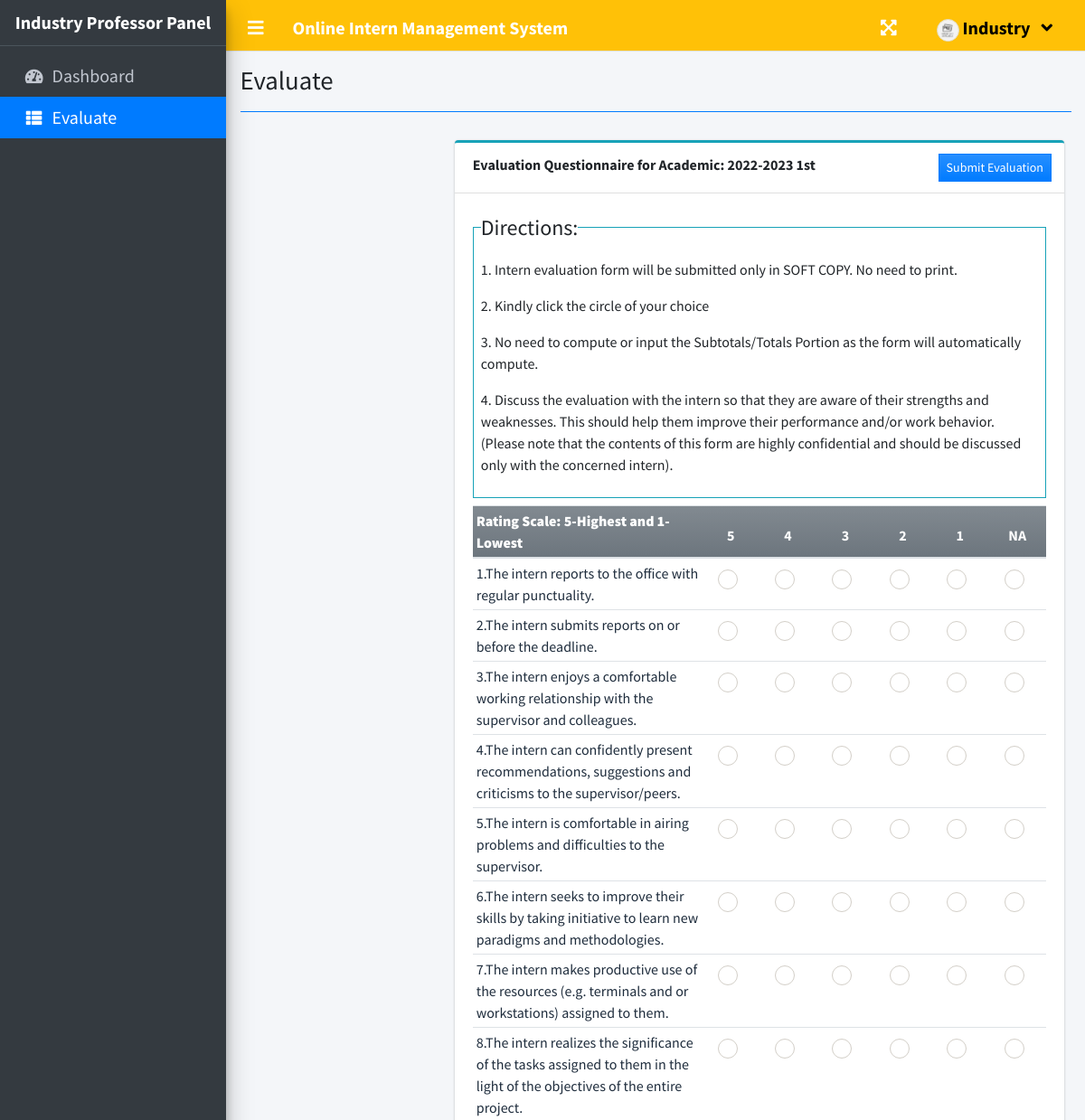
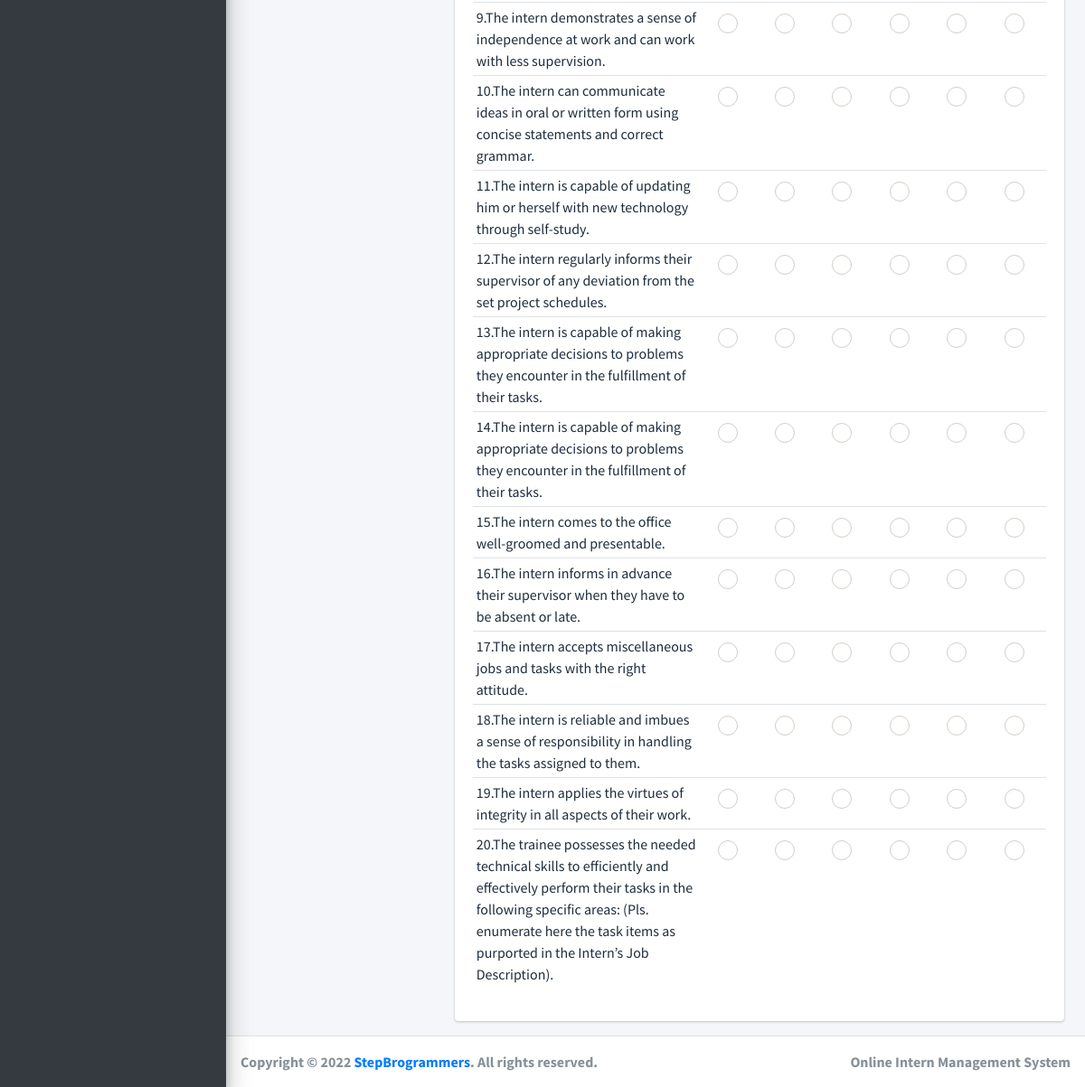
Page /index.php?page=evaluate (signed in) on the committed database (2 pictures, top to bottom).
### tables this page shows
CREATE TABLE `criteria_list` (
  `id` int(11) NOT NULL,
  `criteria` text NOT NULL,
  `order_by` int(30) NOT NULL
);

CREATE TABLE `question_list` (
  `id` int(11) NOT NULL,
  `academic_id` int(30) NOT NULL,
  `question` text NOT NULL,
  `order_by` int(30) NOT NULL,
  `criteria_id` int(30) NOT NULL
);

### industry_professor/evaluate.php (the view, shortened to what this page needs)
<?php
function ordinal_suffix($num){
    $num = $num % 100;
    if($num < 11 || $num > 13){
         switch($num % 10){
            case 1: return $num.'st';
        }
    }
    return $num.'th';
}
?>
<div class="col-lg-12">
	<div class="row">
		<div class="col-md-3">
		</div>
		<div class="col-md-9">
			<div class="card card-outline card-info">
				<div class="card-header">
					<b>Evaluation Questionnaire for Academic: <?php echo $_SESSION['academic']['year'].' '.(ordinal_suffix($_SESSION['academic']['semester'])) ?> </b>
					<div class="card-tools">
						<button class="btn btn-sm btn-flat btn-primary bg-gradient-primary mx-1" form="manage-evaluation">Submit Evaluation</button>
					</div>
				</div>
				<div class="card-body">
				<fieldset class="border border-info p-2 w-100">
					<legend  class="w-auto">Directions:</legend>
					<p> 1. Intern evaluation form will be submitted only in SOFT COPY. No need to print. </p>
					<p> 2. Kindly click the circle of your choice</p>
					<p> 3. No need to compute or input  the Subtotals/Totals Portion as the form will automatically compute.</p>
					<p> 4. Discuss the evaluation with the intern so that they are aware of their strengths and weaknesses. This should help them improve
						their performance and/or work behavior. (Please note that the contents of this form are highly confidential and should be discussed
						only with the concerned intern).</p>
					</fieldset>
					<form id="manage-evaluation">
					<?php
						$criteria = $conn->query("SELECT * FROM criteria_list where id in (SELECT criteria_id FROM question_list where academic_id = {$_SESSION['academic']['id']} ) order by abs(order_by) asc ");
						while($crow = $criteria->fetch_assoc()):
					?>
					<table class="table table-condensed">
						<thead>
							<tr class="bg-gradient-secondary">
								<th class=" p-1"><b><?php echo $crow['criteria'] ?></b></th>
								<th class="text-center">5</th>
								<th class="text-center">4</th>
								<th class="text-center">3</th>
								<th class="text-center">2</th>
								<th class="text-center">1</th>
								<th class="text-center">NA</th>
							</tr>
						</thead>
						<tbody class="tr-sortable">
							<?php
							$questions = $conn->query("SELECT * FROM question_list where criteria_id = {$crow['id']} and academic_id = {$_SESSION['academic']['id']} order by abs(order_by) asc ");
							while($row=$questions->fetch_assoc()):
							?>
							<tr class="bg-white">
								<td class="p-1" width="40%">
									<?php echo $row['question'] ?>
								</td>
								<?php for($c=1;$c<=6;$c++): ?>
								<td class="text-center">
									<div class="icheck-success d-inline">
				                        <label for="qradio<?php echo $row['id'].'_'.$c ?>">
				                        </label>
			                      </div>
								</td>
								<?php endfor; ?>
							</tr>
							<?php endwhile; ?>
						</tbody>
					</table>
					<?php endwhile; ?>
			</div>
		</div>
	</div>
</div>

### index.php (shortened to what this page needs)
<!DOCTYPE html>
<html lang="en">
<?php
	include 'header.php'
?>
<body class="hold-transition sidebar-mini layout-fixed layout-navbar-fixed layout-footer-fixed">
<div class="wrapper">
  <?php include 'topbar.php' ?>
  <?php include $_SESSION['login_view_folder'].'sidebar.php' ?>
  <div class="content-wrapper">
    <div class="content-header">
      <div class="container-fluid">
        <div class="row mb-2">
          <div class="col-sm-6">
            <h1 class="m-0"><?php echo $title ?></h1>
          </div>
        </div>
            <hr class="border-primary">
      </div>
    </div>
    <section class="content">
      <div class="container-fluid">
         <?php
            $page = isset($_GET['page']) ? $_GET['page'] : 'home';
            if(!file_exists($_SESSION['login_view_folder'].$page.".php")){
                include '404.html';
            }else{
            include $_SESSION['login_view_folder'].$page.'.php';
            }
          ?>
      </div>
    </section>
  </div>
  <footer class="main-footer navbar">
    <strong>Copyright &copy; 2022 <a href="">StepBrogrammers</a>. All rights reserved.</strong>
    <div class="float-right d-none d-sm-inline-block">
      <b><?php echo $_SESSION['system']['name'] ?></b>
    </div>
  </footer>
</div>
</body>
</html>

### header.php (shortened to what this page needs)
<head>
  <?php
  $title = isset($_GET['page']) ? ucwords(str_replace("_", ' ', $_GET['page'])) : "Home";
  ?>
  <link rel="stylesheet" href="assets/plugins/fontawesome-free/css/all.min.css">
  <link rel="stylesheet" href="https://code.ionicframework.com/ionicons/2.0.1/css/ionicons.min.css">
  <link rel="stylesheet" href="assets/plugins/overlayScrollbars/css/OverlayScrollbars.min.css">
  <link rel="stylesheet" href="assets/plugins/datatables-bs4/css/dataTables.bootstrap4.min.css">
  <link rel="stylesheet" href="assets/plugins/datatables-responsive/css/responsive.bootstrap4.min.css">
  <link rel="stylesheet" href="assets/plugins/datatables-buttons/css/buttons.bootstrap4.min.css">
  <link rel="stylesheet" href="assets/plugins/select2/css/select2.min.css">
  <link rel="stylesheet" href="assets/plugins/select2-bootstrap4-theme/select2-bootstrap4.min.css">
  <link rel="stylesheet" href="assets/plugins/sweetalert2-theme-bootstrap-4/bootstrap-4.min.css">
  <link rel="stylesheet" href="assets/plugins/jquery-ui/jquery-ui.min.css">
  <link rel="stylesheet" href="assets/plugins/toastr/toastr.min.css">
  <link rel="stylesheet" href="assets/plugins/dropzone/min/dropzone.min.css">
  <link rel="stylesheet" href="assets/dist/css/jquery.datetimepicker.min.css">
  <link rel="stylesheet" href="assets/plugins/icheck-bootstrap/icheck-bootstrap.min.css">
  <link rel="stylesheet" href="assets/plugins/bootstrap4-toggle/css/bootstrap4-toggle.min.css">
  <link rel="stylesheet" href="assets/dist/css/adminlte.min.css">
  <link rel="stylesheet" href="assets/dist/css/styles.css">
  <link rel="stylesheet" href="assets/plugins/summernote/summernote-bs4.min.css">
</head>

### topbar.php (shortened to what this page needs)
  <nav class="main-header navbar navbar-expand navbar-dark navbar-yellow">
    <ul class="navbar-nav">
      <?php if(isset($_SESSION['login_id'])): ?>
      <li class="nav-item">
        <a class="nav-link" data-widget="pushmenu" href="" role="button" style="color:white"><i class="fas fa-bars"></i></a>
      </li>
    <?php endif; ?>
      <li>
        <a class="nav-link text-dark"  href="./" role="button"> <large><b style="color:white"><?php echo $_SESSION['system']['name'] ?></b></large></a>
      </li>
    </ul>
    <ul class="navbar-nav ml-auto">
    <html>
<head>
      <li class="nav-item">
        <a class="nav-link" data-widget="fullscreen" href="#" role="button" style="color:white">
          <i class="fas fa-expand-arrows-alt"></i>
        </a>
      </li>
     <li class="nav-item dropdown">
            <a class="nav-link"  data-toggle="dropdown" aria-expanded="true" href="javascript:void(0)">
              <span>
                <div class="d-felx badge-pill">
                  <span class=""><img src="assets/uploads/<?php echo $_SESSION['login_avatar'] ?>" alt="" class="user-img border "></span>
                  <span><b style="color:black"><?php echo ucwords($_SESSION['login_firstname']) ?></b></span>
                  <span class="fa fa-angle-down ml-2" style="color:black"></span>
                </div>
              </span>
            </a>
      </li>
    </ul>
  </nav>

### industry_professor/sidebar.php (shortened to what this page needs)
<aside class="main-sidebar sidebar-dark-primary elevation-4">
  <div class="dropdown">
 	<a href="./" class="brand-link">
      <h5 class="text-center p-0 m-0"><b>Industry Professor Panel</b></h5>
  </a>
  </div>
  <div class="sidebar ">
    <nav class="mt-2">
      <ul class="nav nav-pills nav-sidebar flex-column nav-flat" data-widget="treeview" role="menu" data-accordion="false">
       <li class="nav-item dropdown">
          <a href="./" class="nav-link nav-home">
            <i class="nav-icon fas fa-tachometer-alt"></i>
            <p>
              Dashboard
            </p>
          </a>
        </li>
        <li class="nav-item dropdown">
          <a href="./index.php?page=evaluate" class="nav-link nav-evaluate">
            <i class="nav-icon fas fa-th-list"></i>
            <p>
              Evaluate
            </p>
          </a>
        </li>
      </ul>
    </nav>
  </div>
</aside>

### topbar.php (style rules this page uses)
.user-img { border-radius: 50%; height: 25px; width: 25px; object-fit: cover; }
.nav-link { font-size: 20px; }

### rows in the picture
criteria_list: criteria "Rating Scale: 5-Highest and 1-Lowest"
question_list: question "1.The intern reports to the office with regular punctuality."
question_list: question "2.The intern submits reports on or before the deadline."
question_list: question "3.The intern enjoys a comfortable working relationship with the supervisor and colleagues."
question_list: question "4.The intern can confidently present recommendations, suggestions and criticisms to the supervisor/peers."
question_list: question "5.The intern is comfortable in airing problems and difficulties to the supervisor."
question_list: question "6.The intern seeks to improve their skills by taking initiative to learn new paradigms and methodologies."
question_list: question "7.The intern makes productive use of the resources (e.g. terminals and or workstations) assigned to them."
question_list: question "8.The intern realizes the significance of the tasks assigned to them in the light of the objectives of the entire project."
question_list: question "9.The intern demonstrates a sense of independence at work and can work with less supervision."
question_list: question "10.The intern can communicate ideas in oral or written form using concise statements and correct grammar."
question_list: question "11.The intern is capable of updating him or herself with new technology through self-study."
question_list: question "12.The intern regularly informs their supervisor of any deviation from the set project schedules."
question_list: question "13.The intern is capable of making appropriate decisions to problems they encounter in the fulfillment of their tasks."
question_list: question "14.The intern is capable of making appropriate decisions to problems they encounter in the fulfillment of their tasks."
question_list: question "15.The intern comes to the office well-groomed and presentable."
question_list: question "16.The intern informs in advance their supervisor when they have to be absent or late."
question_list: question "17.The intern accepts miscellaneous jobs and tasks with the right attitude."
question_list: question "18.The intern is reliable and imbues a sense of responsibility in handling the tasks assigned to them."
question_list: question "19.The intern applies the virtues of integrity in all aspects of their work."
question_list: question "20.The trainee possesses the needed technical skills to efficiently and effectively perform their tasks in the following specific areas: (Pls. enumerate here the task items as purported in the Intern’s Job Description)."

### other values in the picture
$_SESSION['system']['name'] "Online Intern Management System"
$_SESSION['login_firstname'] "Industry"
$title "Evaluate"
$_SESSION['academic']['year'] "2022-2023"
ordinal_suffix($_SESSION['academic']['semester']) "1st"
